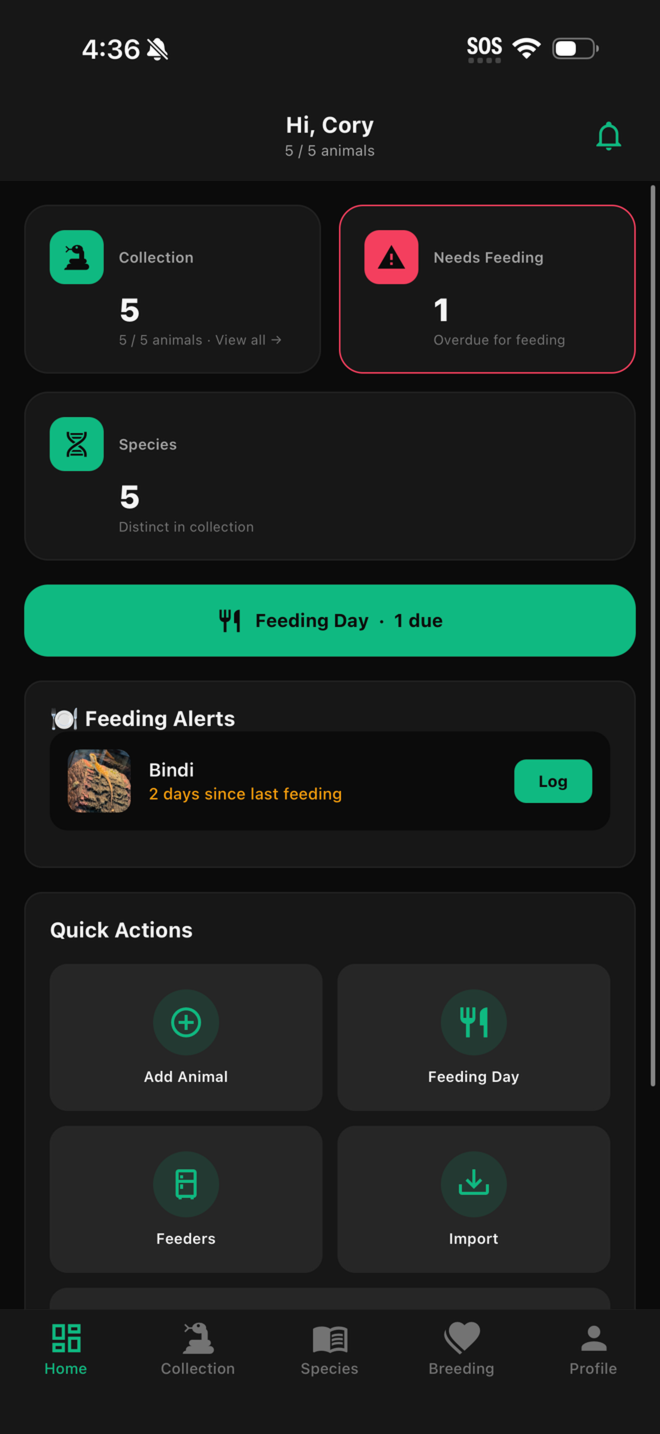
#> input picture apps/mobile-herpetoverse/store-screenshots/hv-04.png, 1320 x 2868 px (shown at 1/2 size)
$ python make_promo_play.py
#> lines starting #> are read from the running program, lines starting #| are printed output that depends on the picture; after the words box and inside, x2 and y2 are one past the last pixel; in counts of white or black regions, pixels touching at a corner belong together
"""
Google Play phone screenshots (1080x1920).

Play's rules differ from Apple's in one way that matters: the longest side may
be at most TWICE the shortest. Our iOS panels are 1284x2778 (2.16:1) and would
be rejected, so Play gets its own 16:9 composition rather than a resize —
the copy block is tighter and the device shot is scaled to suit.

Also: 24-bit PNG, no alpha channel. We compose on an opaque RGB canvas.
"""
from PIL import Image, ImageDraw, ImageFont
import os

W, H = 1080, 1920
BG, GREEN, WHITE, GREY = (11,11,11), (0,214,143), (245,245,245), (150,152,156)
BOLD = "/usr/share/fonts/truetype/google-fonts/Poppins-Bold.ttf"
REG  = "/usr/share/fonts/truetype/google-fonts/Poppins-Regular.ttf"

PANELS = [
    ("hv-04.png", 0,   "AT A GLANCE",
     "Know what's due\nthe moment you open it",
     "Overdue feedings surface first."),
    ("hv-05.png", 0,   "YOUR COLLECTION",
     "One tap from fed —\nwithout leaving the list",
     "Every animal, with days-since on each row."),
    ("hv-06.png", 0,   "CARE SHEETS",
     "Husbandry that admits\nwhat isn't known",
     "Snakes, lizards, turtles, tortoises, frogs, salamanders."),
    ("hv-02.png", 980, "FEEDER INVENTORY",
     "Know what's in the freezer\nbefore you need it",
     "Frozen stock and live colonies, tracked by size."),
]

out_dir = "final/play_phone"
os.makedirs(out_dir, exist_ok=True)

for idx,(fname, crop_bottom, eyebrow, headline, sub) in enumerate(PANELS, 1):
    src = Image.open(fname).convert("RGB")
#> src is the input picture: PIL image 1320x2868 RGB; mean R, G, B 27, 35.8, 32.5
    sh = src.height
#> sh = 2868
    src = src.crop((0, int(150*(sh/2868)), src.width, sh - int(crop_bottom*(sh/2868))))
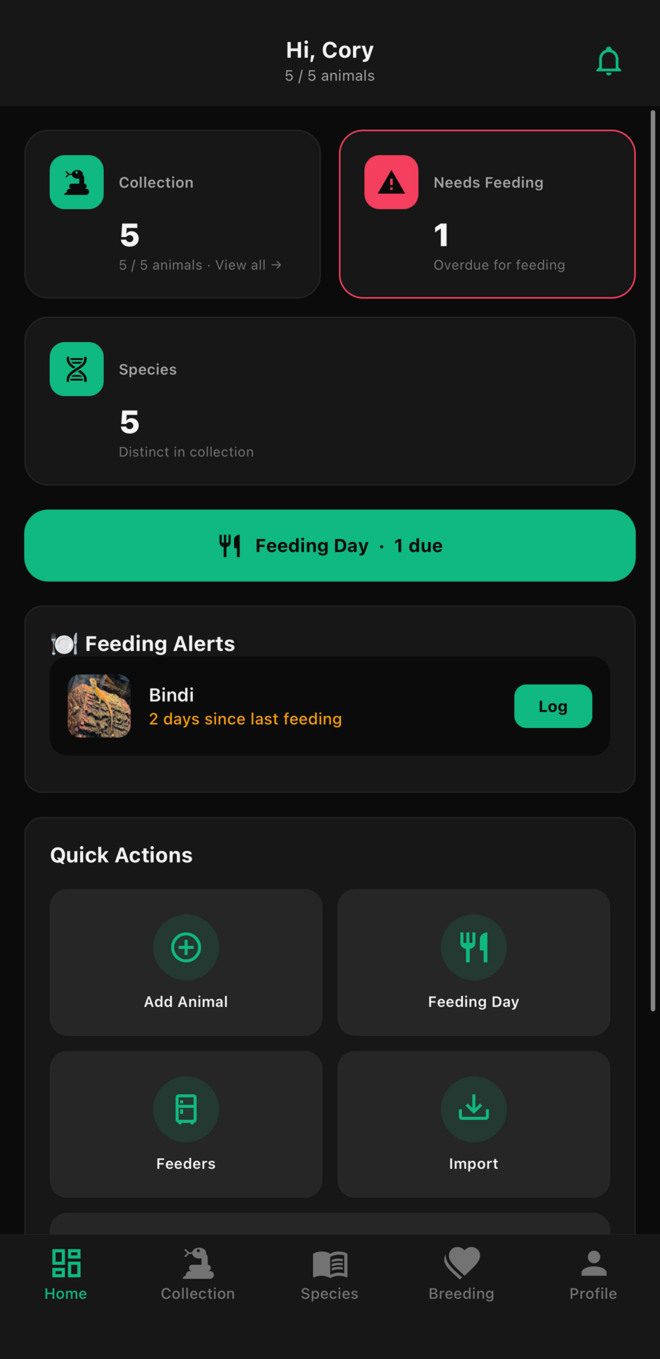
#> src: PIL image 1320x2718 RGB (shown at 1/2 size); mean R, G, B 26.8, 36.1, 32.7

    canvas = Image.new("RGB", (W,H), BG)      # RGB => no alpha channel
#> canvas: PIL image 1080x1920 RGB; every value is 11
    d = ImageDraw.Draw(canvas)

    f_eyebrow = ImageFont.truetype(BOLD, 28)
    f_head    = ImageFont.truetype(BOLD, 62)
    f_sub     = ImageFont.truetype(REG,  30)

    x, y = 64, 76
    d.text((x,y), eyebrow, font=f_eyebrow, fill=GREEN); y += 54
    for line in headline.split("\n"):
        d.text((x,y), line, font=f_head, fill=WHITE); y += 74
#> after the loop, y = 278
    y += 12
#> y = 290
    for line in sub.split("\n"):
        d.text((x,y), line, font=f_sub, fill=GREY); y += 42
#> this loop made 1 pass
#> y on pass 1: 332
#> after the loop, y = 332

    top = y + 44
#> top = 376
    avail_w = W - 128
    shot = src.resize((avail_w, int(src.height*(avail_w/src.width))), Image.LANCZOS)
    mask = Image.new("L", shot.size, 0)
#> mask: PIL image 952x1960 L; every value is 0
    ImageDraw.Draw(mask).rounded_rectangle([0,0,*shot.size], 32, fill=255)
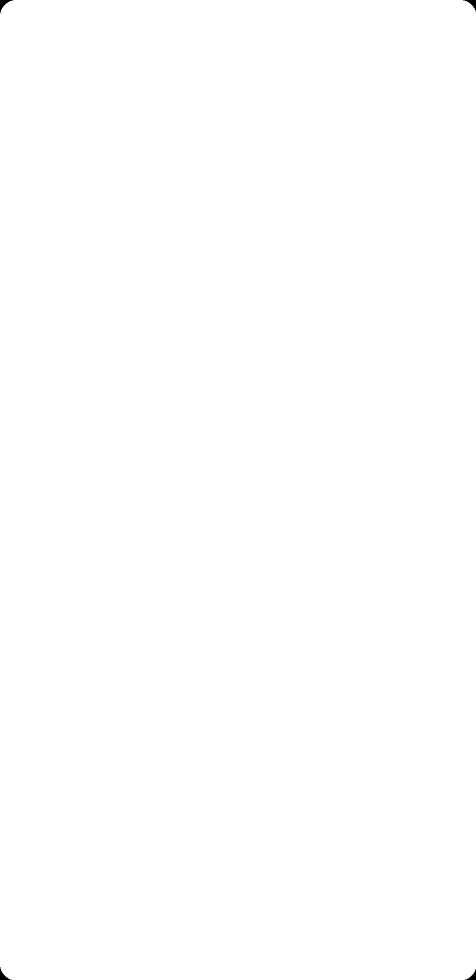
#> mask: PIL image 952x1960 L (shown at 1/2 size); 100% white; 4 black regions, box (x1, y1, x2, y2) and area: (0, 0, 27, 27) 230, (926, 0, 952, 23) 203, (0, 1934, 23, 1960) 203, (930, 1938, 952, 1960) 177
    canvas.paste(shot, (64, top), mask)
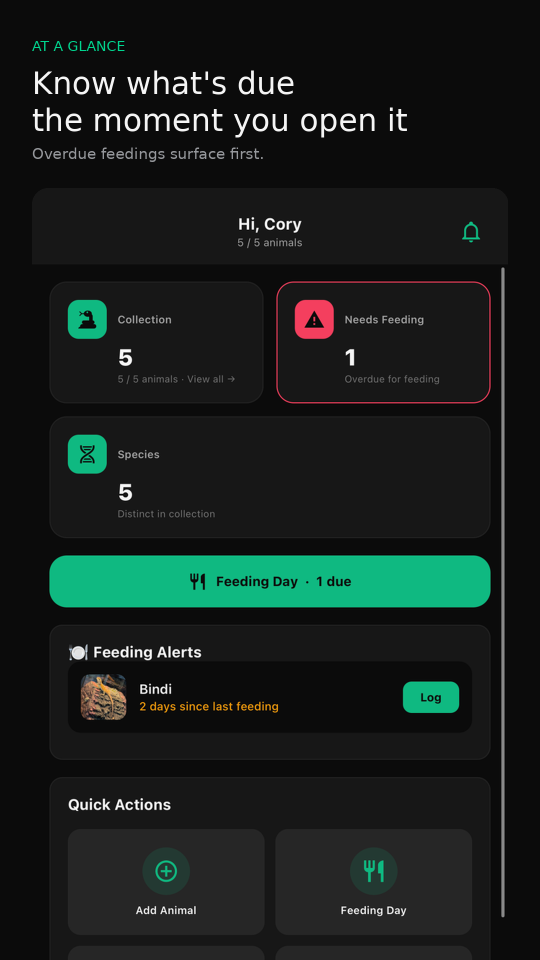
#> canvas: PIL image 1080x1920 RGB (shown at 1/2 size); mean R, G, B 23.4, 31.5, 28.5

    canvas.save(os.path.join(out_dir, f"{idx:02d}-{fname.replace('.png','')}.png"),
                "PNG", optimize=True)
#> pass 2 of the loop `for idx,(fname, crop_bottom, eyebrow, headline, sub) in enumerate(PANE..`:
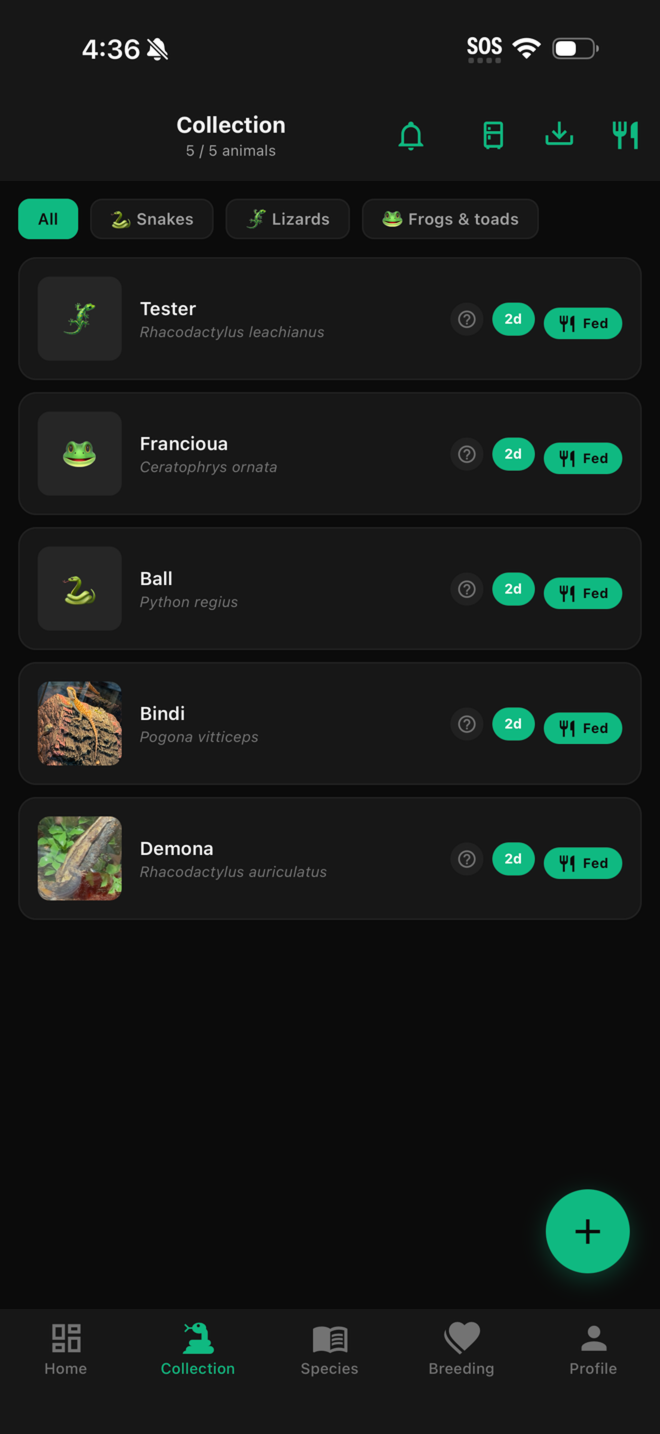
#> input picture apps/mobile-herpetoverse/store-screenshots/hv-05.png, 1320 x 2868 px (shown at 1/2 size)
#> src is the input picture: PIL image 1320x2868 RGB; mean R, G, B 22.2, 26.7, 24.6
#> `src = src.crop((0, int(150*(sh/2868)), src.width, sh - int(crop_bottom..`:
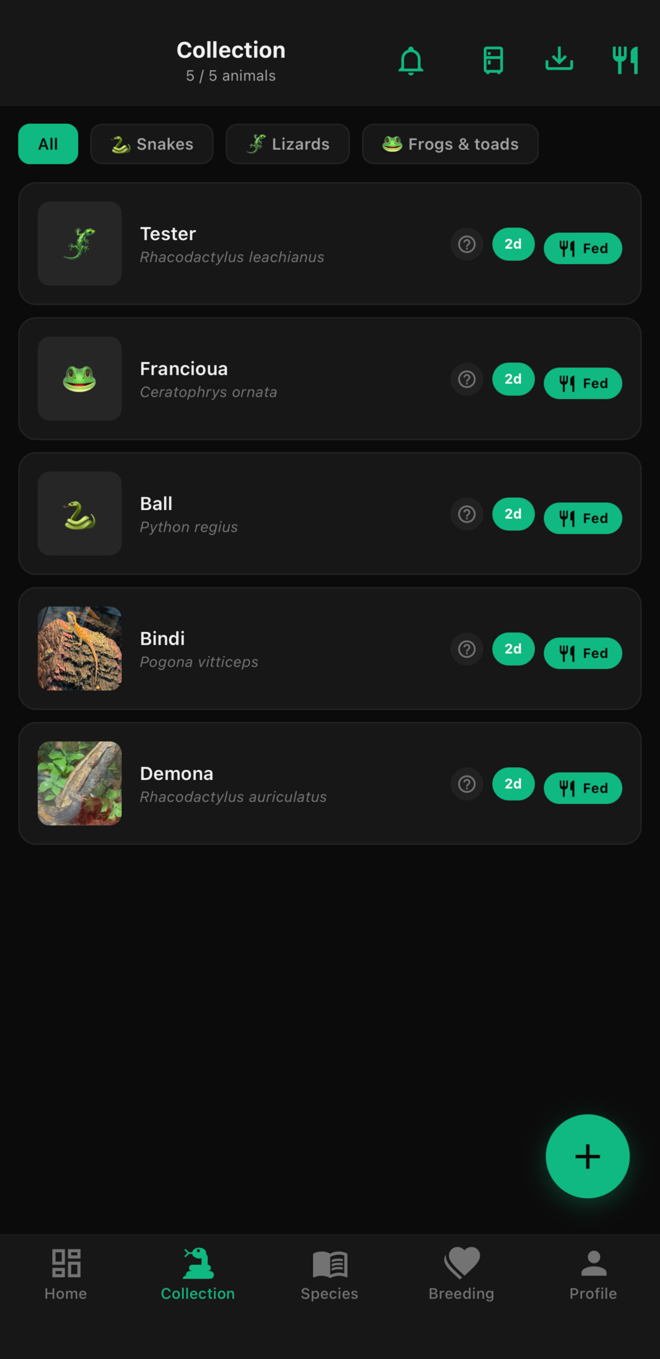
#> src: PIL image 1320x2718 RGB (shown at 1/2 size); mean R, G, B 21.8, 26.5, 24.3
#> after the loop `for line in headline.split("\n"):`: y = 278
#> `y += 12`: y = 290
#> the loop `for line in sub.split("\n"):` made 1 pass
#> after the loop `for line in sub.split("\n"):`: y = 332
#> `canvas.paste(shot, (64, top), mask)`:
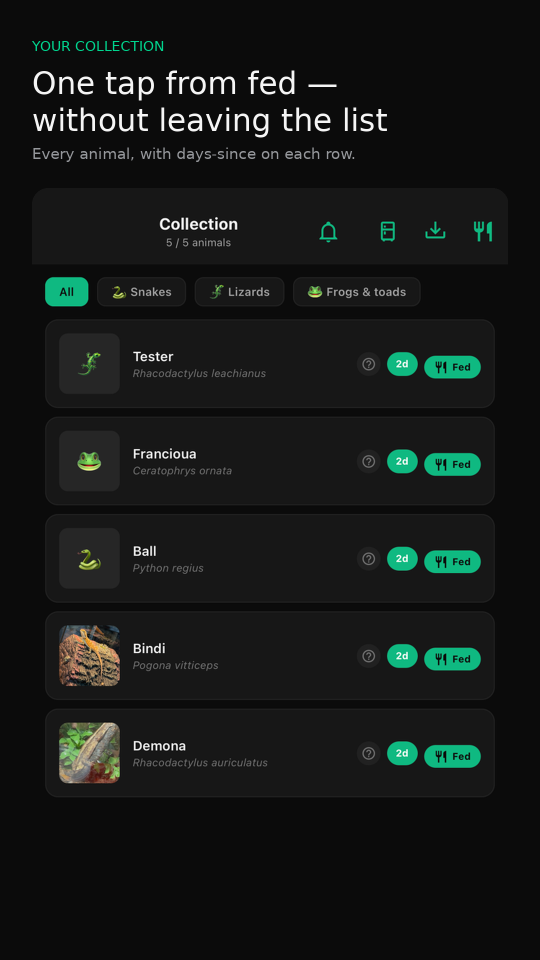
#> canvas: PIL image 1080x1920 RGB (shown at 1/2 size); mean R, G, B 21.4, 24.7, 23.1
#> pass 3 of the loop `for idx,(fname, crop_bottom, eyebrow, headline, sub) in enumerate(PANE..`:
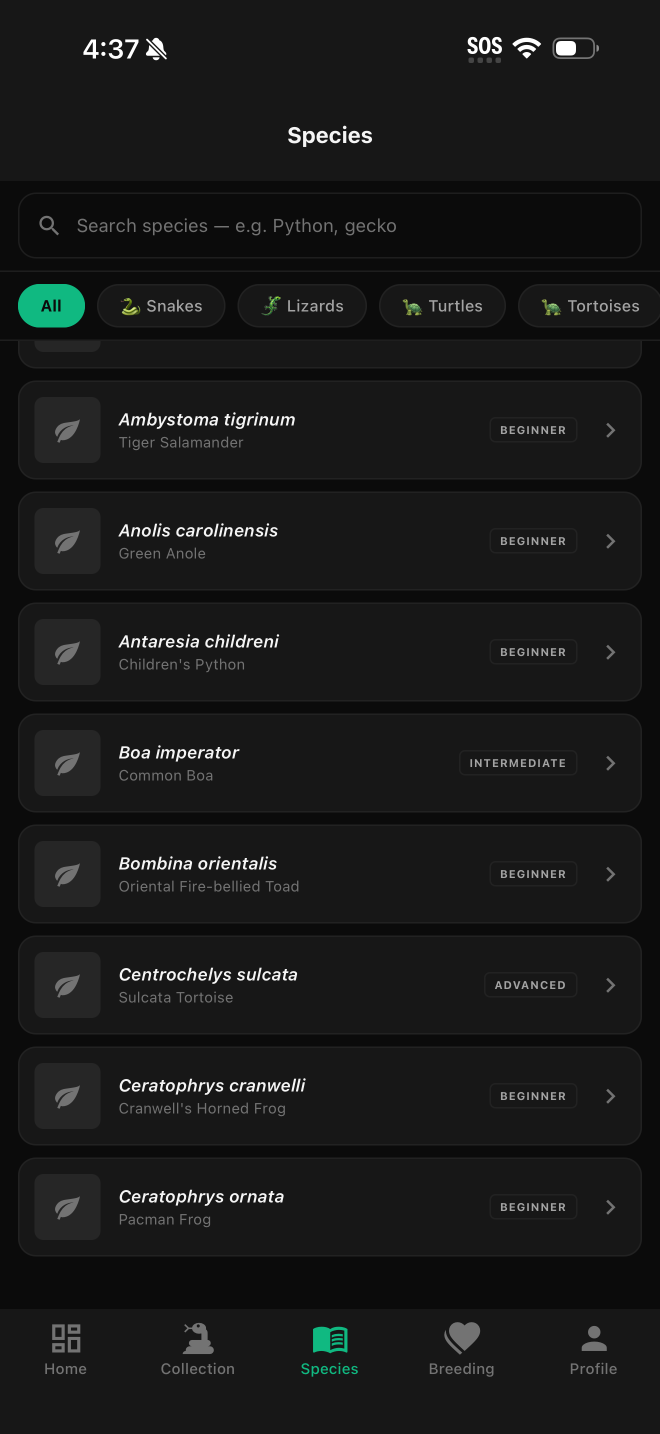
#> input picture apps/mobile-herpetoverse/store-screenshots/hv-06.png, 1320 x 2868 px (shown at 1/2 size)
#> src is the input picture: PIL image 1320x2868 RGB; mean R, G, B 24.4, 25, 24.8
#> `src = src.crop((0, int(150*(sh/2868)), src.width, sh - int(crop_bottom..`:
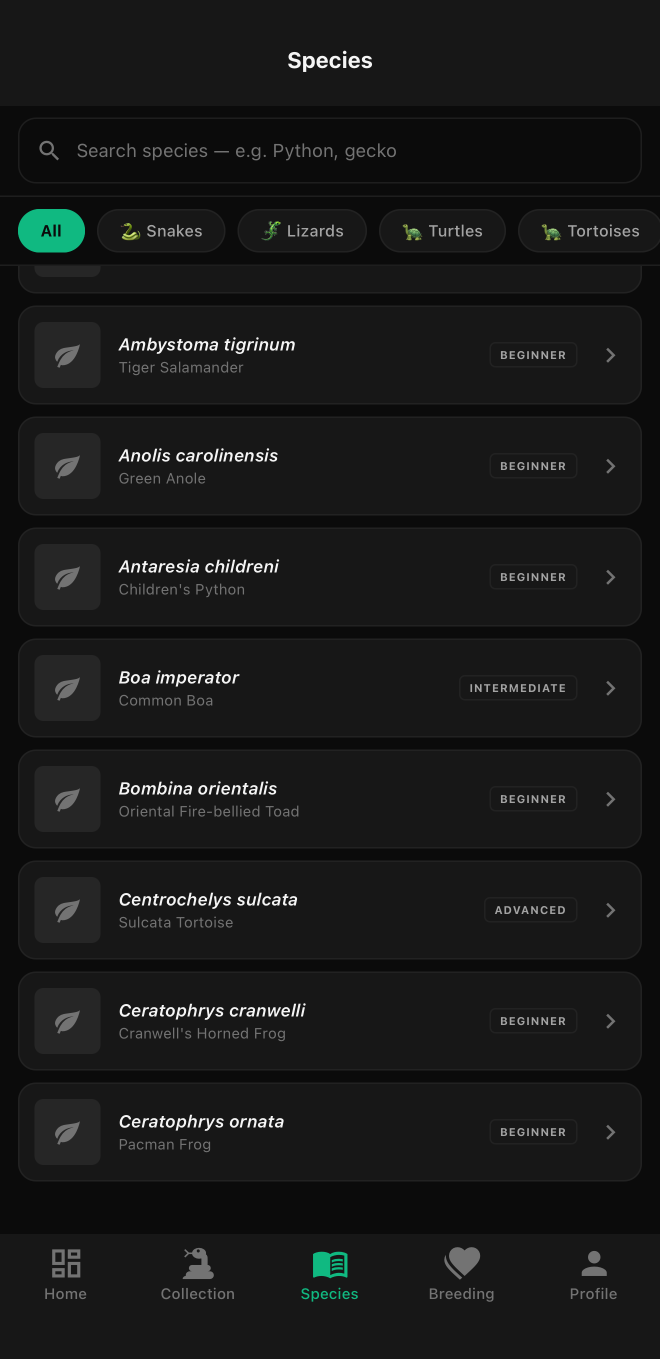
#> src: PIL image 1320x2718 RGB (shown at 1/2 size); mean R, G, B 24.1, 24.7, 24.5
#> after the loop `for line in headline.split("\n"):`: y = 278
#> `y += 12`: y = 290
#> after the loop `for line in sub.split("\n"):`: y = 332
#> `canvas.paste(shot, (64, top), mask)`:
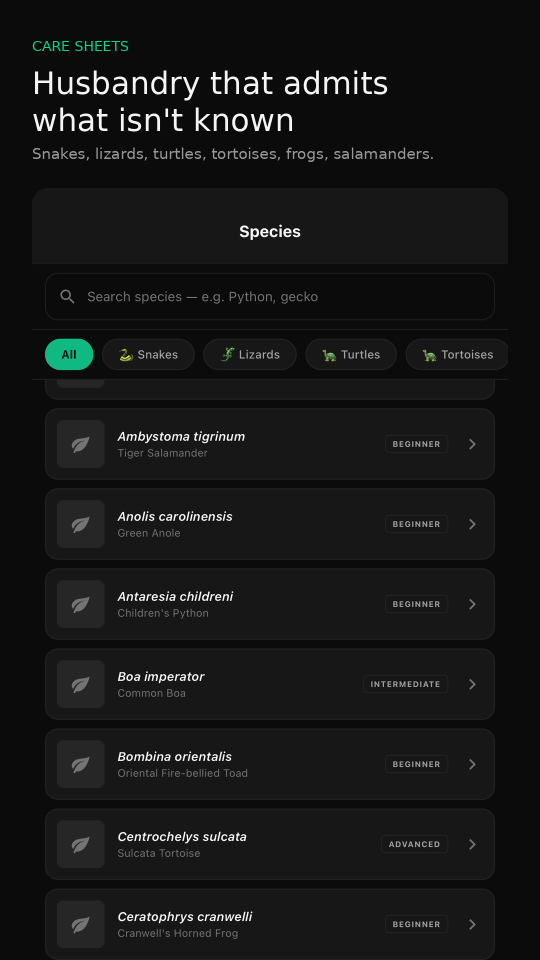
#> canvas: PIL image 1080x1920 RGB (shown at 1/2 size); mean R, G, B 22.5, 23.1, 22.8
#> the loop made 4 passes; the first 3 are shown

print(f"  4 panels at {W}x{H} -> {out_dir}")
